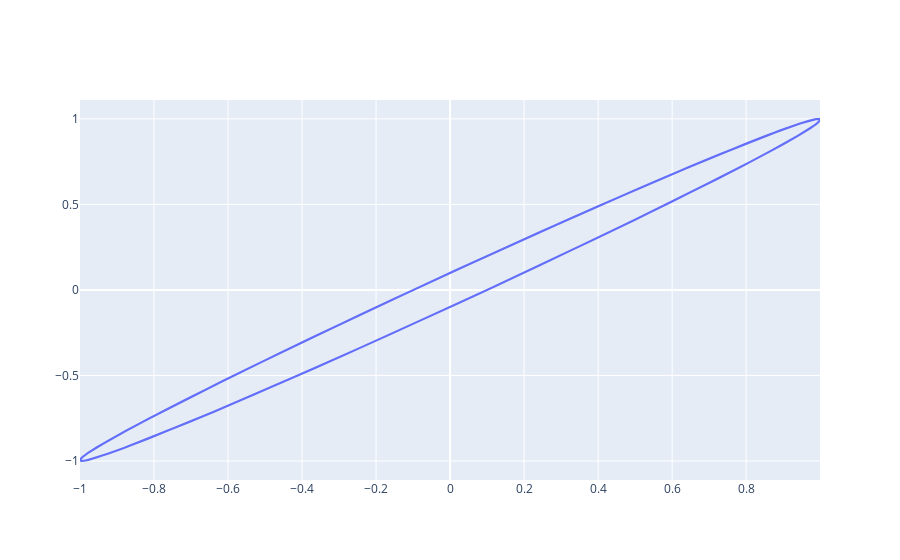

Here is the notebook cell this chart was saved with:
### Code cell
emb = takens(y)

fig = go.Figure()
fig.add_trace(go.Scatter(
    x = emb[:, 0],
    y = emb[:, 1],
   # z = [0 for i in range(len(emb[:, 1]))],
    mode = 'lines'
))
fig.show()

### Figure 1 — Plotly figure (JSON) as saved in the notebook; plotly's stock layout.template omitted (floating-point values rounded to 4 significant figures; data arrays with more than 128 entries replaced by an {"elided": "..."} marker saying what was removed)
{"data": [{"mode": "lines", "type": "scatter", "x": {"elided": "198 float values"}, "y": {"elided": "198 float values"}}], "layout": {}}
